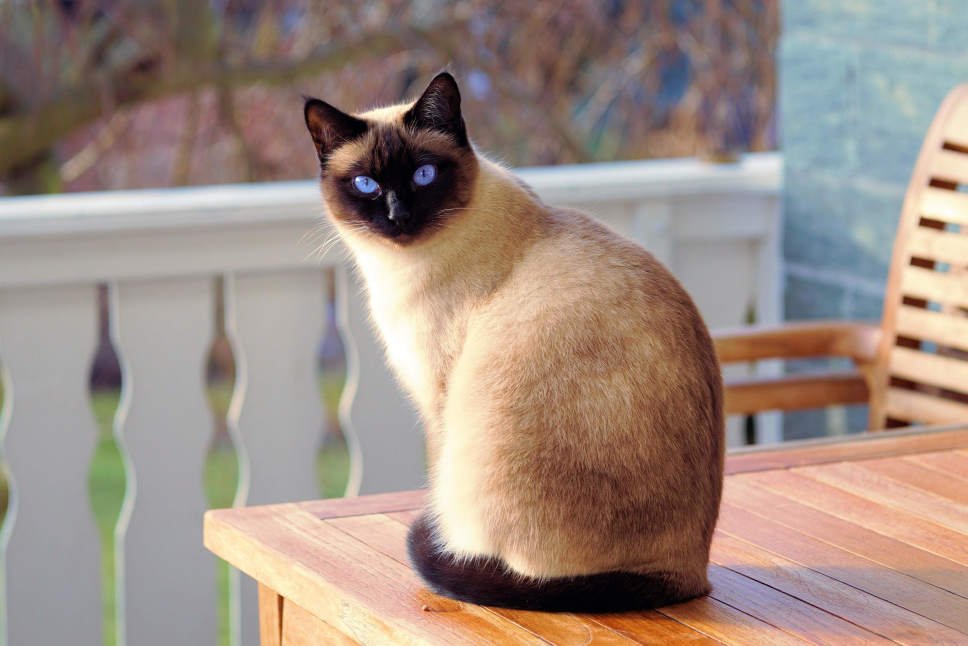
#> input picture _og/1.jpg, 3872 x 2582 px, given in place of the camera (shown at 1/4 size)
$ python webcam.py
#> lines starting #> are read from the running program, lines starting #| are printed output that depends on the picture
import cv2
import numpy as np
from test import remove_bg

cap = cv2.VideoCapture(0)

if not cap.isOpened():
    raise IOError("Cannot open webcam")

while True:
    ret, frame = cap.read()
#> frame is the input picture: shape (2582, 3872, 3); mean B, G, R 130.8, 140.6, 157.8
    frame = cv2.resize(frame, None, fx=0.5, fy=0.5, interpolation=cv2.INTER_AREA)
#> frame: shape (1291, 1936, 3)
    # cv2.imshow('Input', frame)

    gray = cv2.cvtColor(frame, cv2.COLOR_BGR2GRAY)
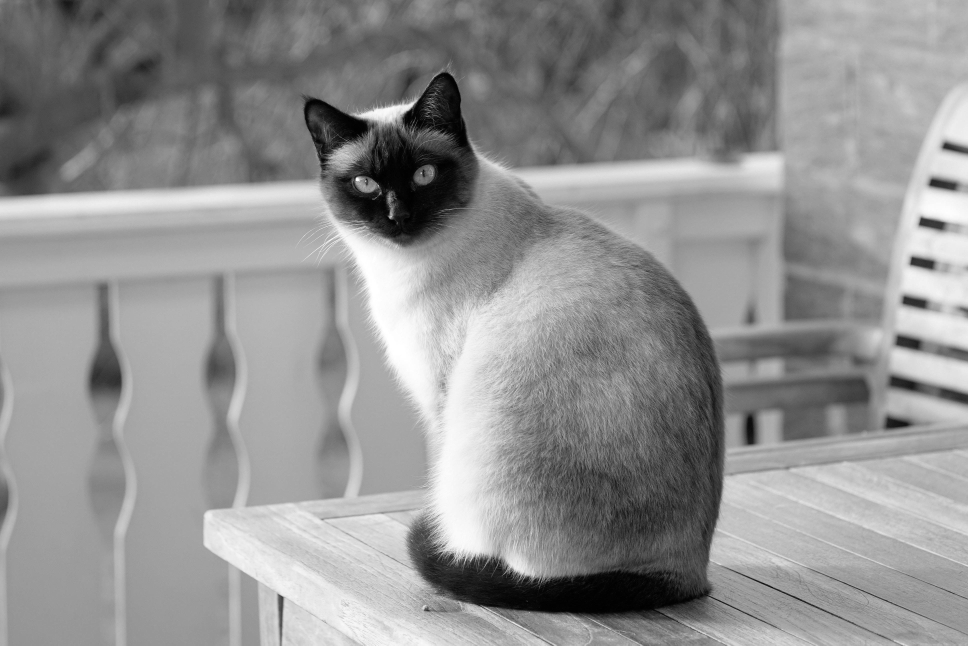
#> gray: shape (1291, 1936) (shown at 1/2 size); min 0, max 255, mean 144.7

    gray_flip = cv2.flip(gray,1)
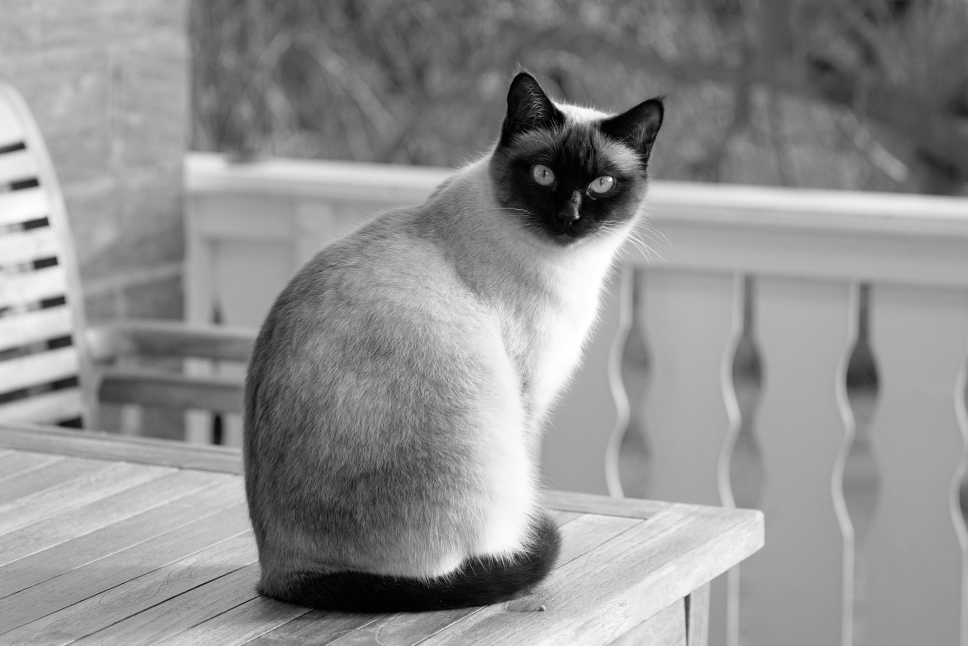
#> gray_flip: shape (1291, 1936) (shown at 1/2 size); min 0, max 255, mean 144.7

    # combined_window = np.hstack([gray,gray_flip])

    cv2.imshow("Combined videos ",gray_flip)
    key=cv2.waitKey(1)
#> (key Esc is pressed here)

    c = cv2.waitKey(1)
#> (key Esc is pressed here)
    if c == 27:
        break

cap.release()
cv2.destroyAllWindows()
